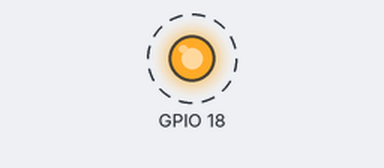
A program run on a simulated Raspberry Pi (BCM pin numbers). Parts: output pins drawn as LEDs (lit = HIGH). Dashed ring = blinking.

Above: at 0.5 s.
Timing chart, 0 to 4.6 s (numbered marks = the images above):
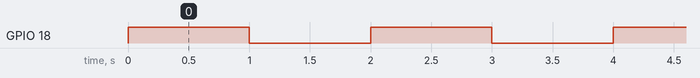

The program:

ir_led_2.py
```python
import RPi.GPIO as GPIO
import time
GPIO.setwarnings(False)
GPIO.setmode(GPIO.BCM)
GPIO.setup(18, GPIO.OUT)
while True:
    GPIO.output(18, True)
    time.sleep(1)
    GPIO.output(18, False)
    time.sleep(1)
```

Measured:
- by itself, GPIO 18: alternates HIGH for 1.0 s and LOW for 1.0 s
